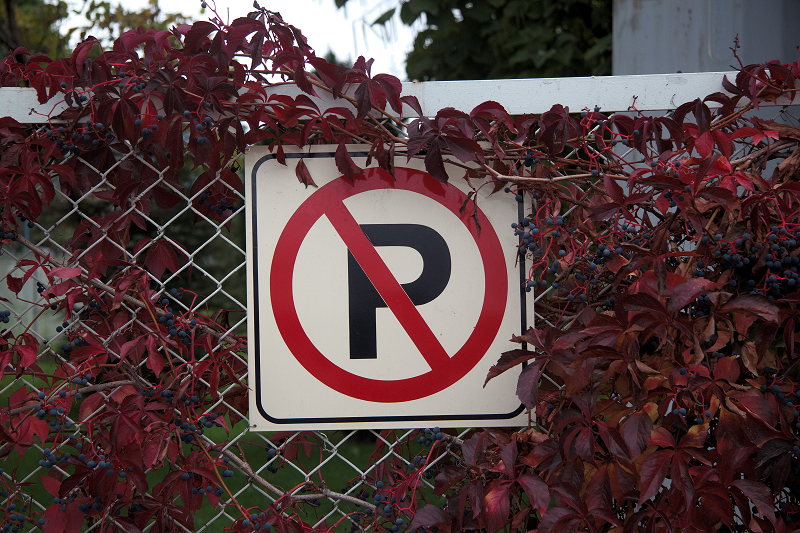
//> input picture Test.png, 800 x 533 px
$ ./main   (built with g++ and OpenCV 4)
//> lines starting //> are read from the running program, lines starting //| are printed output that depends on the picture
#include "opencv2/opencv.hpp"

using namespace std;
using namespace cv;

int main()
{
    Mat image = imread("Test.png");
//> image is the input picture: 533 rows x 800 cols, CV_8UC3; mean B, G, R 63.6, 62.9, 84.5
    Mat imgGray;
    cvtColor(image, imgGray, COLOR_BGR2GRAY);
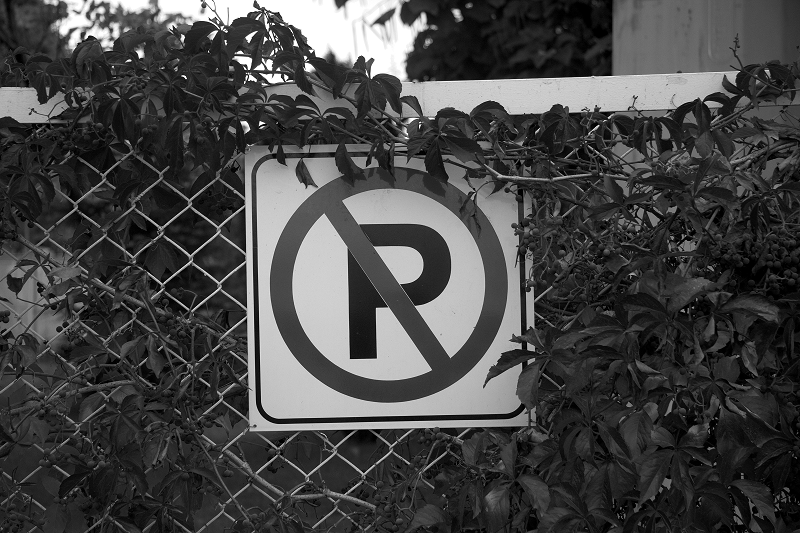
//> imgGray: 533 rows x 800 cols, CV_8UC1; min 0, max 255, mean 69.5

    vector<Point2f> corners;
    int maxCorners = 500;
    double qualityLevel = 0.01;
    double minDistance = 10;
    Mat mask;
    int blockSize = 3;
    int gradientSize = 3;
    bool useHarrisDetector = false;
    double k = 0.04;
    goodFeaturesToTrack(imgGray,
                        corners,
                        maxCorners,
                        qualityLevel,
                        minDistance,
                        mask,
                        blockSize,
                        gradientSize,
                        useHarrisDetector,
                        k);
//> corners = 500 Points (x, y), first 12: [248, 69], [304, 56], [260, 122], [266, 39], [139, 57], [248, 42], [280, 74], [273, 24], [249, 79], [225, 40], [276, 48], [256, 19]; mask = empty

    Scalar color(0, 0, 255);
    MarkerTypes markerType = MARKER_TILTED_CROSS;
    int markerSize = 8;
    int thickness = 2;
    for(int i=0; i<corners.size(); i++)
    {
        drawMarker(image,
                   corners[i],
                   color,
                   markerType,
                   markerSize,
                   thickness);
    }
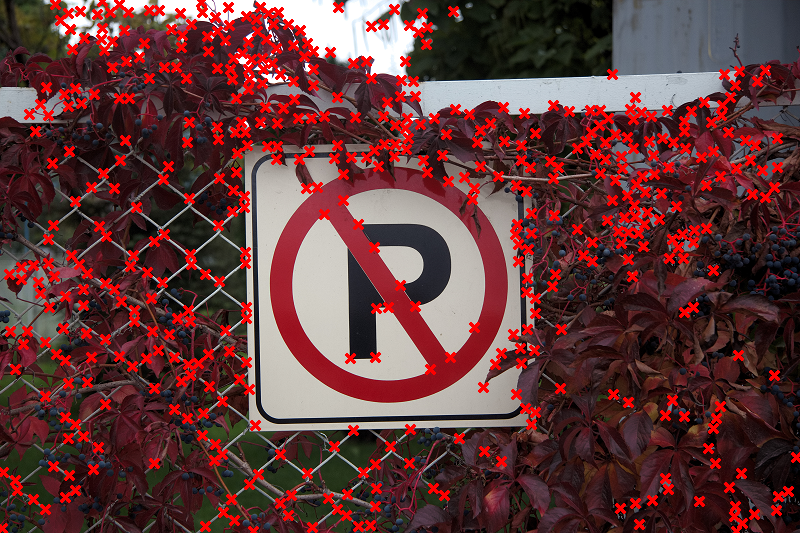
//> image: 533 rows x 800 cols, CV_8UC3; mean B, G, R 56.7, 56.3, 100

    imshow("image", image);

    waitKey();

    return 0;
}
